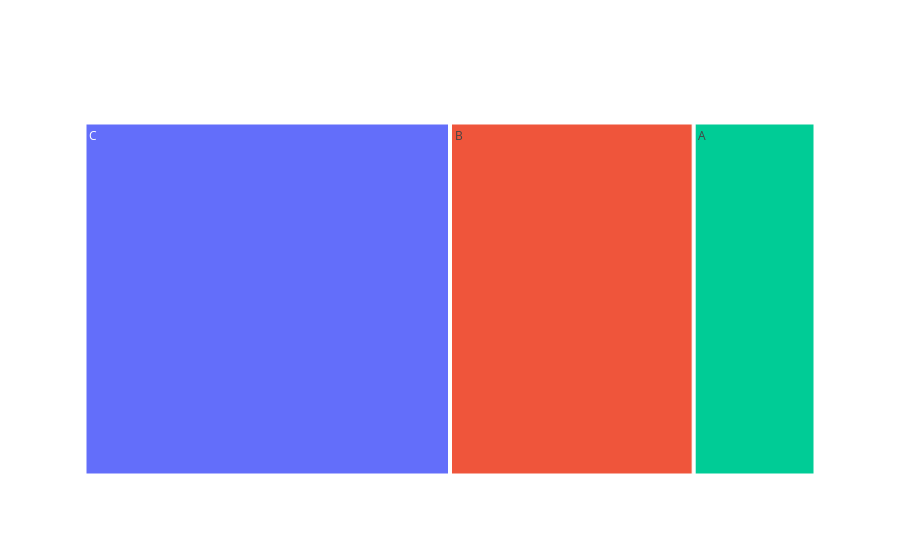

The cell this chart's notebook holds for it:
### Code cell
import plotly.graph_objects as go

# 创建一个简单的 Treemap 图表
labels = ['A', 'B', 'C']
values = [10, 20, 30]
custom_data = ['data1', 'data2', 'data3']

fig = go.Figure(go.Treemap(
    labels=labels,
    parents=['', '', ''],
    values=values,
    customdata=custom_data
))

# 设置悬停文本和自定义数据的显示格式
fig.update_traces(
    hovertemplate='Label: %{label}<br>Value: %{value}<br>Custom Data: %{customdata}'
)

# 显示图表
fig.show()

### Figure 1 — Plotly figure (JSON) as saved in the notebook; plotly's stock layout.template omitted (floating-point values rounded to 4 significant figures)
{"data": [{"customdata": ["data1", "data2", "data3"], "hovertemplate": "Label: %{label}<br>Value: %{value}<br>Custom Data: %{customdata}", "labels": ["A", "B", "C"], "parents": ["", "", ""], "type": "treemap", "values": [10, 20, 30]}], "layout": {}}
